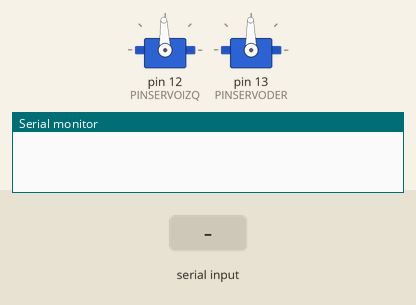
Recording of a sketch running on a simulated Arduino Uno, built with avr-gcc and run on an emulated ATmega328P. Shown: 2 × servo, the last lines printed to the serial monitor. The test bench sets the inputs (shaded band).

Above: at 3.2 s.
3.3 s: "w" received over Serial
At 4.1 s:
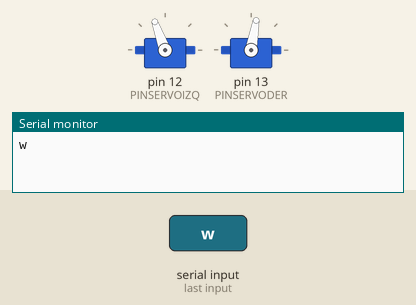
6.3 s: "q" received over the second serial link
At 6.75 s:
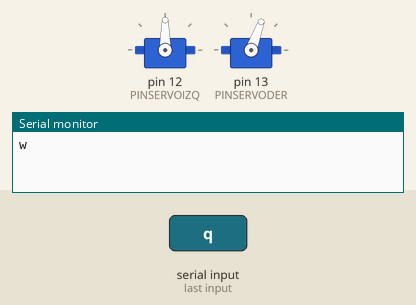
9.3 s: "s" received over Serial
12.3 s: "a" received over Serial
At 12.7 s:
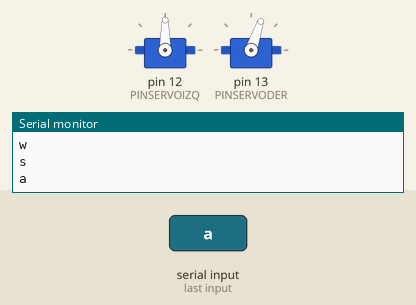
15.3 s: "w" received over the second serial link
At 16.1 s:
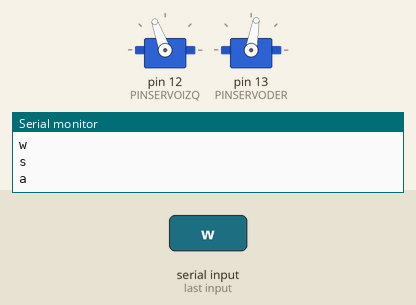
18.3 s: "s" received over the second serial link
At 18.8 s:
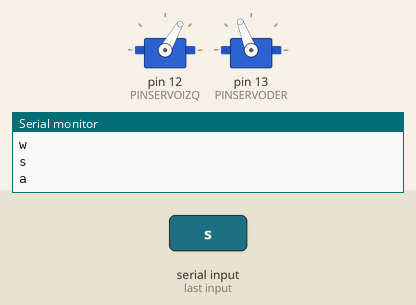
Timing chart, 0 to 21.3 s (numbered marks = the images above; inputs shaded):
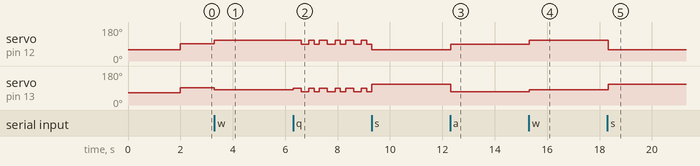

The sketch:

pp.ino
```cpp
#include <Servo.h>
#include <SoftwareSerial.h>
#define PINSERVOIZQ 12//pIN DEL SERVO IZQUIERDO
#define PINSERVODER 13//pIN DEL SERVO DERECHO
#define initBase 90//los servos se posicionan en 90 grados o detenido
#define TXBluetooth 3
#define RXBluetooth 2


Servo servoIzquierdo;//Declaro el servo izquierdo
Servo servoDerecho;//Declaro el servo derecho
SoftwareSerial BT(RXBluetooth,TXBluetooth);

int val;

void setup() {
  Serial.begin(9600);
  BT.begin(9600);
  servoIzquierdo.attach(PINSERVOIZQ);// esta conectado al pin SERVOIZQUIERDO
  servoDerecho.attach(PINSERVODER);// esta conectado al pin SERVODERECHO

 servoIzquierdo.write (val=initBase -30);//incializa los motores dado una vuelta
 servoDerecho.write (val=initBase -25);
  delay (2000);

}

int velocidad=10;

char  w,orden;
void loop()
{
  if(BT.available()>0)
  {
    orden=BT.read();
    BT.println(orden);
  }
  if(Serial.available()>0)
  {
    orden=Serial.read();
    Serial.println(orden);
  }


  //CON LA LETRA F PUEDEN DETENER CUALQUIER ORDEN
  if(orden=='w')//avanza hacia adelante hasta que reciba otra orden
      {


        servoDerecho.write(90-velocidad);//Girar en sentido horario
        servoIzquierdo.write(110);//Girar en sentido antihorario
        delay(1000);


      }else{
            servoIzquierdo.write(90);//Detenerse
            servoDerecho.write(90);//Detenerse
        }


 if(orden=='s')//retrocede hasta que reciba otra orden
      {
        servoDerecho.write(111);//Girar en sentido horario
        servoIzquierdo.write(60);//Girar en sentido antihorario
        delay(1000); }
        else{
            servoIzquierdo.write(91);//Detenerse
            servoDerecho.write(90);//Detenerse
        }


if(orden=='a')//gira hacia la izquierda
      {
        servoDerecho.write(81-velocidad);//Girar en sentido horario
        servoIzquierdo.write(90);//se detiene
        delay(1000); }
        else{
            servoIzquierdo.write(90);//Detenerse
            servoDerecho.write(90);//Detenerse
        }


if(orden=='d')//gira hacia la derecha
      {
        servoIzquierdo.write(109);//Girar en sentido antihorario
        servoDerecho.write(90);//se deteiene
        delay(1000); }
        else{
            servoIzquierdo.write(90);//Detenerse
            servoDerecho.write(90);//Detenerse
        }


if(orden=='q')//hace una gambeta
      {
        servoIzquierdo.write(109);//Gira a la derecha
        servoDerecho.write(90);
        delay(300);
        servoDerecho.write(80-velocidad);//Gira a la izquierda
        servoIzquierdo.write(90);
        delay(300);
        servoIzquierdo.write(109);//Gira a la derecha
        servoDerecho.write(90);
        delay(200);
        servoDerecho.write(80-velocidad);//Gira a la izquierda
        servoIzquierdo.write(90);
        delay(200);


        }

        else{
            servoIzquierdo.write(92);//Detenerse
            servoDerecho.write(91);//Detenerse
        }
  if(orden=='+')velocidad+=10;
}
```

Measured:
- after the input at 3.3 s, servo on pin 12 (PINSERVOIZQ): 92° → 110° at once; servo on pin 13 (PINSERVODER): 91° → 80° at once
- after the input at 6.3 s, servo on pin 12 (PINSERVOIZQ): 110° → 109° at once, then repeats every 1.0 s: 90° 0.30 s, 109° 0.20 s, 90° 0.20 s, 109° 0.30 s; servo on pin 13 (PINSERVODER): 80° → 90° at once, then repeats every 1.0 s: 70° 0.30 s, 90° 0.20 s, 70° 0.20 s, 90° 0.30 s
- after the input at 12.3 s, servo on pin 12 (PINSERVOIZQ): 60° → 90° at once; servo on pin 13 (PINSERVODER): 111° → 71° at once
- after the input at 15.3 s, servo on pin 12 (PINSERVOIZQ): 90° → 110° at once; servo on pin 13 (PINSERVODER): 71° → 80° at once
- after the input at 18.3 s, servo on pin 12 (PINSERVOIZQ): 110° → 60° at once; servo on pin 13 (PINSERVODER): 80° → 111° at once
